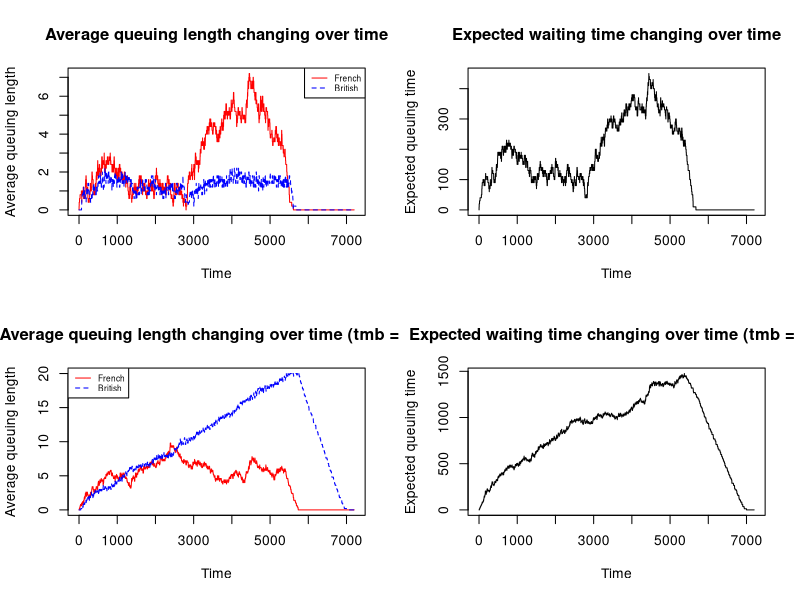

Recreate this plot in R.
# Group members: Bo Gao(s2511232), Zheyue Lin(s2519324) and Xinran Zhu(s2508695)
# Bo Gao(s2511232) and Zheyue Lin(s2519324) worked together to design the function "qsim()"
# Xinran Zhu(s2508695) worked on plots showing how average queuing lengths and expected waiting time changing over time and calculating the probability of at least one car missing the ferry
# "qsim()" is the function to simulate the process that: 
# New cars will arrive at French stations, and then being processed or queuing to wait for being processed in the French stations
# Then the cars finishing being processed in the French station will move to British stations for processing and waiting
# Finally the cars will leave the British stations after finished processing



# First we will define "finish()" and "insert()" functions to move cars out of the queues or put new cars into the queues
# Then we will use "finish()" and "insert()" to construct "qsim()"

# Define a function "finish()" to move a car out of the queue after finishing being processed
# Also, "finish()" will give a processing time to the next car in the queue after the previous one got moved
# "station_qn" and "station_dt" will be two lists and their columns standing for each French station(f) or British station(b)
# "station_qn": Queuing length of each station
# "station_dt": Processing time of the first car in each station
# "queue": The column (station) we are using this function on
# "tr" and "tm": The processing time will be within (tm, tr+tm)
finish <- function(station_qn, station_dt, queue, tr, tm){
  
  # Reduce one from the number of queuing cars in this queue if there is one car finished being processed
  station_qn[queue] <- station_qn[queue] - 1
  
  # If there are more cars in the queue ready for being processed,
  # use 'sample()' to generate a processing time for the first car in the queue
  if(station_qn[queue] > 0){
    station_dt[queue] <- sample(tm:(tm + tr), 1) 
  }
  
  # If there is no car left in the queue, we give "-1" as an indicator, just for convenience 
  else{
    station_dt[queue] <- -1
  }
  
  # "finish()" function will return an updated list with two sublists: 
  # "station_qn" namely qn(queuing length) and "station_dt" namely dt(processing time)
  return (list(qn = station_qn, dt = station_dt))
}

# Define another function "insert()" to find the shortest queue 
# and insert the newly arriving car into the queue
# If this newly arriving car will be put into a queue without any cars waiting,
# this car will also be given a processing time within (tm, tr+tm)
insert <- function(station_qn, station_dt, tr, tm){
  
  # Find the shortest queue
  qn_min <- which.min(station_qn) 
  # The newly arrived car will join the shortest queue, so the number of queuing cars will increase by 1
  station_qn[qn_min] <- station_qn[qn_min] + 1
  
  # According to "finish()" function we had defined above, 
  # "-1" for processing time means there's no car waiting in the queue, 
  # so we use "sample()" function to generate a processing time for this newly arrived car
  if(station_dt[qn_min] == -1){
    station_dt[qn_min] <- sample(tm:(tm + tr), 1)
  }
  
  # "insert()" function will return an updated list with two sublists: 
  # "station_qn" namely qn(queuing length) and "station_dt" namely dt(processing time)
  return (list(qn = station_qn, dt = station_dt))
}

t_total <- 2*60*60 # Total simulation time will be 2 hours, equally 7200 seconds
t_newcar <- 1.5*60*60 # New cars will only enter French stations in the first 1.5 hours, equally 5400 seconds 

# Define the function "qsim(mf,mb,a.rate,trb,trf,tmb,tmf,maxb)"
# "mf" is the number of French stations
# "mb" is the number of British stations
# "a.rate" is the probability a new car arrives at French stations in one second
# The processing time in the French stations will be a random number uniformly distributed between (tmf,tmf+trf) 
# The processing time in the British stations will be a random number uniformly distributed between (tmb,tmb+trb) 
# The maximum number of cars in each British station will be "maxb"
qsim <- function(mf = 5, mb = 5, a.rate = .1, trb = 40, trf = 40, tmb = 30, tmf = 30, maxb = 20) {
  
  nf <- c() # nf is a list to store the average queuing length in French stations for each second
  nb <- c() # nb is a list to store the average queuing length in British stations for each second
  eq <- c() # eq is a list to store the expected waiting time for each second
  
  # Create two lists "f_qn" and "f_dt" with "mf" columns as French stations
  # Where "f_qn" stores the queuing length in each station and "f_dt" have the processing time for the first car in each station
  # And create two lists "b_qn" and "b_dt" with "mb" columns as British stations
  # Where "b_qn" stores the queuing length in each station and "b_dt" have the processing time for the first car in each station
  f_qn <- rep(0, mf)
  b_qn <- rep(0, mb)
  f_dt <- rep(-1, mf)
  b_dt <- rep(-1, mb)
  
  # This model will simulate for a t_total=2-hour=7200 seconds period, in total seconds
  for (t in 1:t_total){
    
    # Notice: Since the cars can't leave from the French station to the British one 
    # if there is no available queues in British station, so we start with analyzing the queues in British station
    
    # First, find the columns(queues) that with 0 processing time in British stations
    # Then move those cars with 0 processing time out of the queue using "finish()" function 
    # to reduce the queuing length by one and give a processing time to the next car
    # Finally, update "b_qn" and "b_dt" lists
    for(i in which(b_dt %in% 0)){
      bi <- finish(b_qn, b_dt, i, trb, tmb)
      b_qn <- bi$qn
      b_dt <- bi$dt
    }
    
    # Find the columns with 0 processing time in the French station
    for (i in which(f_dt %in% 0)){
      # If the total number of cars in the queues is less than the total maximum capacity for the whole British station, 
      # we will know there are still some vacancies in the British stations
      # Then we are able to move the cars finished processing from French station to the British station using "finish()" function we defined above
      # And update lists "f_qn", "f_dt", "b_qn" and "b_dt"(queuing lengths and processing time in stations)
      if(sum(b_qn) < maxb*mb){
        fi <- finish(f_qn, f_dt, i, trf, tmf)
        f_qn <- fi$qn
        f_dt <- fi$dt
        bi <- insert(b_qn, b_dt, trb, tmb)
        b_qn <- bi$qn
        b_dt <- bi$dt
      }
    }
    
    # Provided "a.rate" this input as the arriving probability, we use "sample()" function to randomly choose "TRUE" or "FALSE"
    # "TURE" indicates a car arrives while "False" indicating that there are no cars arrived
    # Ignoring the situation that more than one car arriving at the same time, so "size" attribute in "sample()" function is 1
    if (t <= t_newcar){ # New cars only arrive at French stations in the first 1.5 hours in the simulation
      if (sample(c(TRUE,FALSE), size = 1, prob = c(a.rate, 1-a.rate))){
        # If "sample()" function generates "TURE" as the result, which means a new car arrives at the French stations
        # We will use "insert()" defined above to put a new car in the queue in the French station
        # Then update "f_qn" and "f_dt"
        fi <- insert(f_qn,f_dt, trf, tmf)
        f_qn <- fi$qn
        f_dt <- fi$dt
      }
    }
    
    # One iteration in this loop means one second has passed, so we cut one second off from the positive processing time for each car
    f_dt[f_dt > 0] <- f_dt[f_dt > 0] - 1
    b_dt[b_dt > 0] <- b_dt[b_dt > 0] - 1
    
    
    # avg_f is the average queuing length in the French stations
    avg_f <- sum(f_qn)/mf
    # avg_b is the average queuing length in the British stations
    avg_b <- sum(b_qn)/mb 
    # Update the average queuing length and expected waiting time for this second to the lists storing results across the simulation
    nf[[length(nf) + 1]] <- avg_f
    nb[[length(nb) + 1]] <- avg_b
    eq[[length(eq) + 1]] <- avg_f*(tmf + trf/2) + avg_b*(tmb + trb/2)
  }
  # "qsim()" function will return a list with three sublists "nf","nb" and "eq"
  # "nf": average queuing length in French stations changing over time
  # "nb": average queuing length in British stations changing over time
  # "eq": expected waiting changing over time
  return(list(nf, nb, eq))
}


iqsim <- qsim() # Default parameters simulation result
jqsim <- qsim(tmb = 40) # Set the minimum processing time in British station as 40 simulation result

# Create a panel with 2-row, 2-row plots
par(mfrow = c(2,2))

# Please expand the plot window a bit so that the graphs will fit
# Plot of French and British queue lengths changing over time
matplot(1:7200, cbind(iqsim[[1]],iqsim[[2]]), type = 'l', col = c("red", "blue"), 
        xlab = "Time", ylab = "Average queuing length", 
        main = "Average queuing length changing over time")
legend("topright", c("French", "British"), col = c("red", "blue"), lty = 1:2, cex = 0.6)

# Plot of expected waiting time changing over time
matplot(1:7200, iqsim[[3]], type = 'l', xlab = "Time", ylab = "Expected queuing time", 
        main = "Expected waiting time changing over time")

# Plot of French and British queuing lengths changing over time when the minimum British handling time is set as 40 seconds
matplot(1:7200, cbind(jqsim[[1]],jqsim[[2]]), type = 'l', col = c("red", "blue"), 
        xlab = "Time", ylab = "Average queuing length", 
        main = "Average queuing length changing over time (tmb = 40) ")
legend("topleft", c("French", "British"), col = c("red", "blue"), lty = 1:2, cex = 0.6)

# Plot of expected waiting time changing over time when the minimum British handling time is set as seconds
matplot(1:7200, jqsim[[3]], type = 'l', xlab = "Time", ylab = "Expected queuing time", 
        main = "Expected waiting time changing over time (tmb = 40)")

# Probability of at least one car missing the ferry departure = 
# the total number of times nf>0 or nb>0 / simulation times
# We calculate both situations, default parameters and tmb=40

# n_missing stores the total number of times with positive queuing lengths after 2 hours
n_missing <- 0 
# Default parameters
for (i in 1:100){
  kqsim <- qsim()
  if (kqsim[[1]][7200] > 0 || kqsim[[2]][7200] > 0){
    n_missing <- n_missing + 1
  }
}
p1 <- n_missing/100

# tmb=40: minimum processing time in British station increases
n_missing <- 0 
for (i in 1:100){
  kqsim <- qsim(tmb = 40)
  if (kqsim[[1]][7200] > 0 || kqsim[[2]][7200] > 0){
    n_missing <- n_missing + 1
  }
}
p2 <- n_missing/100

# Print out the probabilities
cat(paste0("The probability of at least one car missing the ferry departure with default parameters is ", p1),
paste0("The probability of at least one car missing the ferry departure when tmb=40 is ", p2),sep = "\n")

# Comments about extra delays in British checking:
# After viewing the plots and calculating the probability of cars missing the ferry departure, 
# We found that if the minimum processing time in British station increases,
# The maximum value of average queuing lengths in British stations becomes larger, 
# The maximum expected waiting time increases,
# the probability that there is at least one car missing the ferry departure increased from 0 to positive number.


















